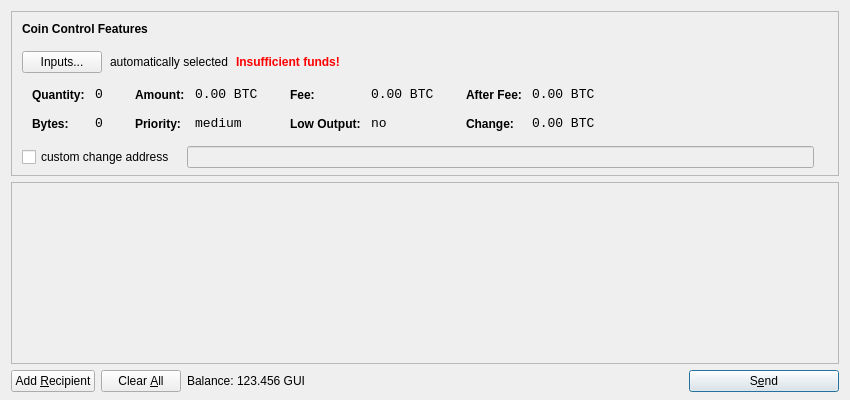
<?xml version="1.0" encoding="UTF-8"?>
<ui version="4.0">
 <class>SendCoinsDialog</class>
 <widget class="QDialog" name="SendCoinsDialog">
  <property name="geometry">
   <rect>
    <x>0</x>
    <y>0</y>
    <width>850</width>
    <height>400</height>
   </rect>
  </property>
  <property name="windowTitle">
   <string>Send Coins</string>
  </property>
  <layout class="QVBoxLayout" name="verticalLayout" stretch="0,1,0">
   <property name="bottomMargin">
    <number>8</number>
   </property>
   <item>
    <widget class="QFrame" name="frameCoinControl">
     <property name="sizePolicy">
      <sizepolicy hsizetype="Expanding" vsizetype="Expanding">
       <horstretch>0</horstretch>
       <verstretch>0</verstretch>
      </sizepolicy>
     </property>
     <property name="maximumSize">
      <size>
       <width>16777215</width>
       <height>16777215</height>
      </size>
     </property>
     <property name="frameShape">
      <enum>QFrame::StyledPanel</enum>
     </property>
     <property name="frameShadow">
      <enum>QFrame::Sunken</enum>
     </property>
     <layout class="QVBoxLayout" name="verticalLayoutCoinControl2">
      <property name="spacing">
       <number>-1</number>
      </property>
      <property name="leftMargin">
       <number>0</number>
      </property>
      <property name="topMargin">
       <number>0</number>
      </property>
      <property name="rightMargin">
       <number>0</number>
      </property>
      <property name="bottomMargin">
       <number>6</number>
      </property>
      <item>
       <layout class="QVBoxLayout" name="verticalLayoutCoinControl" stretch="0,0,0,0,1">
        <property name="spacing">
         <number>0</number>
        </property>
        <property name="leftMargin">
         <number>10</number>
        </property>
        <property name="topMargin">
         <number>10</number>
        </property>
        <item>
         <layout class="QHBoxLayout" name="horizontalLayoutCoinControl1">
          <property name="bottomMargin">
           <number>15</number>
          </property>
          <item>
           <widget class="QLabel" name="labelCoinControlFeatures">
            <property name="sizePolicy">
             <sizepolicy hsizetype="Preferred" vsizetype="Maximum">
              <horstretch>0</horstretch>
              <verstretch>0</verstretch>
             </sizepolicy>
            </property>
            <property name="font">
             <font>
              <weight>75</weight>
              <bold>true</bold>
             </font>
            </property>
            <property name="styleSheet">
             <string notr="true">font-weight:bold;</string>
            </property>
            <property name="text">
             <string>Coin Control Features</string>
            </property>
           </widget>
          </item>
         </layout>
        </item>
        <item>
         <layout class="QHBoxLayout" name="horizontalLayoutCoinControl2" stretch="0,0,0,0">
          <property name="spacing">
           <number>8</number>
          </property>
          <property name="bottomMargin">
           <number>10</number>
          </property>
          <item>
           <widget class="QPushButton" name="pushButtonCoinControl">
            <property name="styleSheet">
             <string notr="true"/>
            </property>
            <property name="text">
             <string>Inputs...</string>
            </property>
           </widget>
          </item>
          <item>
           <widget class="QLabel" name="labelCoinControlAutomaticallySelected">
            <property name="text">
             <string>automatically selected</string>
            </property>
            <property name="margin">
             <number>5</number>
            </property>
           </widget>
          </item>
          <item>
           <widget class="QLabel" name="labelCoinControlInsuffFunds">
            <property name="font">
             <font>
              <weight>75</weight>
              <bold>true</bold>
             </font>
            </property>
            <property name="styleSheet">
             <string notr="true">color:red;font-weight:bold;</string>
            </property>
            <property name="text">
             <string>Insufficient funds!</string>
            </property>
            <property name="margin">
             <number>5</number>
            </property>
           </widget>
          </item>
          <item>
           <spacer name="horizontalSpacerCoinControl">
            <property name="orientation">
             <enum>Qt::Horizontal</enum>
            </property>
            <property name="sizeHint" stdset="0">
             <size>
              <width>40</width>
              <height>1</height>
             </size>
            </property>
           </spacer>
          </item>
         </layout>
        </item>
        <item>
         <widget class="QWidget" name="widgetCoinControl" native="true">
          <property name="sizePolicy">
           <sizepolicy hsizetype="Preferred" vsizetype="Preferred">
            <horstretch>0</horstretch>
            <verstretch>0</verstretch>
           </sizepolicy>
          </property>
          <property name="minimumSize">
           <size>
            <width>0</width>
            <height>0</height>
           </size>
          </property>
          <property name="styleSheet">
           <string notr="true"/>
          </property>
          <layout class="QHBoxLayout" name="horizontalLayoutCoinControl5">
           <property name="margin">
            <number>0</number>
           </property>
           <item>
            <layout class="QHBoxLayout" name="horizontalLayoutCoinControl3" stretch="0,0,0,1">
             <property name="spacing">
              <number>20</number>
             </property>
             <property name="topMargin">
              <number>0</number>
             </property>
             <property name="bottomMargin">
              <number>10</number>
             </property>
             <item>
              <layout class="QFormLayout" name="formLayoutCoinControl1">
               <property name="horizontalSpacing">
                <number>10</number>
               </property>
               <property name="verticalSpacing">
                <number>14</number>
               </property>
               <property name="leftMargin">
                <number>10</number>
               </property>
               <property name="topMargin">
                <number>4</number>
               </property>
               <property name="rightMargin">
                <number>6</number>
               </property>
               <item row="0" column="0">
                <widget class="QLabel" name="labelCoinControlQuantityText">
                 <property name="styleSheet">
                  <string notr="true">font-weight:bold;</string>
                 </property>
                 <property name="text">
                  <string>Quantity:</string>
                 </property>
                 <property name="margin">
                  <number>0</number>
                 </property>
                </widget>
               </item>
               <item row="0" column="1">
                <widget class="QLabel" name="labelCoinControlQuantity">
                 <property name="font">
                  <font>
                   <family>Monospace</family>
                   <pointsize>10</pointsize>
                  </font>
                 </property>
                 <property name="cursor">
                  <cursorShape>IBeamCursor</cursorShape>
                 </property>
                 <property name="contextMenuPolicy">
                  <enum>Qt::ActionsContextMenu</enum>
                 </property>
                 <property name="text">
                  <string notr="true">0</string>
                 </property>
                 <property name="margin">
                  <number>0</number>
                 </property>
                 <property name="textInteractionFlags">
                  <set>Qt::LinksAccessibleByMouse|Qt::TextSelectableByKeyboard|Qt::TextSelectableByMouse</set>
                 </property>
                </widget>
               </item>
               <item row="1" column="0">
                <widget class="QLabel" name="labelCoinControlBytesText">
                 <property name="styleSheet">
                  <string notr="true">font-weight:bold;</string>
                 </property>
                 <property name="text">
                  <string>Bytes:</string>
                 </property>
                </widget>
               </item>
               <item row="1" column="1">
                <widget class="QLabel" name="labelCoinControlBytes">
                 <property name="font">
                  <font>
                   <family>Monospace</family>
                   <pointsize>10</pointsize>
                  </font>
                 </property>
                 <property name="cursor">
                  <cursorShape>IBeamCursor</cursorShape>
                 </property>
                 <property name="contextMenuPolicy">
                  <enum>Qt::ActionsContextMenu</enum>
                 </property>
                 <property name="text">
                  <string notr="true">0</string>
                 </property>
                 <property name="textInteractionFlags">
                  <set>Qt::LinksAccessibleByMouse|Qt::TextSelectableByKeyboard|Qt::TextSelectableByMouse</set>
                 </property>
                </widget>
               </item>
              </layout>
             </item>
             <item>
              <layout class="QFormLayout" name="formLayoutCoinControl2">
               <property name="horizontalSpacing">
                <number>10</number>
               </property>
               <property name="verticalSpacing">
                <number>14</number>
               </property>
               <property name="leftMargin">
                <number>6</number>
               </property>
               <property name="topMargin">
                <number>4</number>
               </property>
               <property name="rightMargin">
                <number>6</number>
               </property>
               <item row="0" column="0">
                <widget class="QLabel" name="labelCoinControlAmountText">
                 <property name="styleSheet">
                  <string notr="true">font-weight:bold;</string>
                 </property>
                 <property name="text">
                  <string>Amount:</string>
                 </property>
                 <property name="margin">
                  <number>0</number>
                 </property>
                </widget>
               </item>
               <item row="0" column="1">
                <widget class="QLabel" name="labelCoinControlAmount">
                 <property name="font">
                  <font>
                   <family>Monospace</family>
                   <pointsize>10</pointsize>
                  </font>
                 </property>
                 <property name="cursor">
                  <cursorShape>IBeamCursor</cursorShape>
                 </property>
                 <property name="contextMenuPolicy">
                  <enum>Qt::ActionsContextMenu</enum>
                 </property>
                 <property name="text">
                  <string notr="true">0.00 BTC</string>
                 </property>
                 <property name="textInteractionFlags">
                  <set>Qt::LinksAccessibleByMouse|Qt::TextSelectableByKeyboard|Qt::TextSelectableByMouse</set>
                 </property>
                </widget>
               </item>
               <item row="1" column="0">
                <widget class="QLabel" name="labelCoinControlPriorityText">
                 <property name="styleSheet">
                  <string notr="true">font-weight:bold;</string>
                 </property>
                 <property name="text">
                  <string>Priority:</string>
                 </property>
                </widget>
               </item>
               <item row="1" column="1">
                <widget class="QLabel" name="labelCoinControlPriority">
                 <property name="font">
                  <font>
                   <family>Monospace</family>
                   <pointsize>10</pointsize>
                  </font>
                 </property>
                 <property name="cursor">
                  <cursorShape>IBeamCursor</cursorShape>
                 </property>
                 <property name="contextMenuPolicy">
                  <enum>Qt::ActionsContextMenu</enum>
                 </property>
                 <property name="text">
                  <string>medium</string>
                 </property>
                 <property name="textInteractionFlags">
                  <set>Qt::LinksAccessibleByMouse|Qt::TextSelectableByKeyboard|Qt::TextSelectableByMouse</set>
                 </property>
                </widget>
               </item>
              </layout>
             </item>
             <item>
              <layout class="QFormLayout" name="formLayoutCoinControl3">
               <property name="horizontalSpacing">
                <number>10</number>
               </property>
               <property name="verticalSpacing">
                <number>14</number>
               </property>
               <property name="leftMargin">
                <number>6</number>
               </property>
               <property name="topMargin">
                <number>4</number>
               </property>
               <property name="rightMargin">
                <number>6</number>
               </property>
               <item row="0" column="0">
                <widget class="QLabel" name="labelCoinControlFeeText">
                 <property name="styleSheet">
                  <string notr="true">font-weight:bold;</string>
                 </property>
                 <property name="text">
                  <string>Fee:</string>
                 </property>
                 <property name="margin">
                  <number>0</number>
                 </property>
                </widget>
               </item>
               <item row="0" column="1">
                <widget class="QLabel" name="labelCoinControlFee">
                 <property name="font">
                  <font>
                   <family>Monospace</family>
                   <pointsize>10</pointsize>
                  </font>
                 </property>
                 <property name="cursor">
                  <cursorShape>IBeamCursor</cursorShape>
                 </property>
                 <property name="contextMenuPolicy">
                  <enum>Qt::ActionsContextMenu</enum>
                 </property>
                 <property name="text">
                  <string notr="true">0.00 BTC</string>
                 </property>
                 <property name="textInteractionFlags">
                  <set>Qt::LinksAccessibleByMouse|Qt::TextSelectableByKeyboard|Qt::TextSelectableByMouse</set>
                 </property>
                </widget>
               </item>
               <item row="1" column="0">
                <widget class="QLabel" name="labelCoinControlLowOutputText">
                 <property name="styleSheet">
                  <string notr="true">font-weight:bold;</string>
                 </property>
                 <property name="text">
                  <string>Low Output:</string>
                 </property>
                </widget>
               </item>
               <item row="1" column="1">
                <widget class="QLabel" name="labelCoinControlLowOutput">
                 <property name="font">
                  <font>
                   <family>Monospace</family>
                   <pointsize>10</pointsize>
                  </font>
                 </property>
                 <property name="cursor">
                  <cursorShape>IBeamCursor</cursorShape>
                 </property>
                 <property name="contextMenuPolicy">
                  <enum>Qt::ActionsContextMenu</enum>
                 </property>
                 <property name="text">
                  <string>no</string>
                 </property>
                 <property name="textInteractionFlags">
                  <set>Qt::LinksAccessibleByMouse|Qt::TextSelectableByKeyboard|Qt::TextSelectableByMouse</set>
                 </property>
                </widget>
               </item>
              </layout>
             </item>
             <item>
              <layout class="QFormLayout" name="formLayoutCoinControl4">
               <property name="horizontalSpacing">
                <number>10</number>
               </property>
               <property name="verticalSpacing">
                <number>14</number>
               </property>
               <property name="leftMargin">
                <number>6</number>
               </property>
               <property name="topMargin">
                <number>4</number>
               </property>
               <property name="rightMargin">
                <number>6</number>
               </property>
               <item row="0" column="0">
                <widget class="QLabel" name="labelCoinControlAfterFeeText">
                 <property name="styleSheet">
                  <string notr="true">font-weight:bold;</string>
                 </property>
                 <property name="text">
                  <string>After Fee:</string>
                 </property>
                 <property name="margin">
                  <number>0</number>
                 </property>
                </widget>
               </item>
               <item row="0" column="1">
                <widget class="QLabel" name="labelCoinControlAfterFee">
                 <property name="font">
                  <font>
                   <family>Monospace</family>
                   <pointsize>10</pointsize>
                  </font>
                 </property>
                 <property name="cursor">
                  <cursorShape>IBeamCursor</cursorShape>
                 </property>
                 <property name="contextMenuPolicy">
                  <enum>Qt::ActionsContextMenu</enum>
                 </property>
                 <property name="text">
                  <string notr="true">0.00 BTC</string>
                 </property>
                 <property name="textInteractionFlags">
                  <set>Qt::LinksAccessibleByMouse|Qt::TextSelectableByKeyboard|Qt::TextSelectableByMouse</set>
                 </property>
                </widget>
               </item>
               <item row="1" column="0">
                <widget class="QLabel" name="labelCoinControlChangeText">
                 <property name="styleSheet">
                  <string notr="true">font-weight:bold;</string>
                 </property>
                 <property name="text">
                  <string>Change:</string>
                 </property>
                </widget>
               </item>
               <item row="1" column="1">
                <widget class="QLabel" name="labelCoinControlChange">
                 <property name="font">
                  <font>
                   <family>Monospace</family>
                   <pointsize>10</pointsize>
                  </font>
                 </property>
                 <property name="cursor">
                  <cursorShape>IBeamCursor</cursorShape>
                 </property>
                 <property name="contextMenuPolicy">
                  <enum>Qt::ActionsContextMenu</enum>
                 </property>
                 <property name="text">
                  <string notr="true">0.00 BTC</string>
                 </property>
                 <property name="textInteractionFlags">
                  <set>Qt::LinksAccessibleByMouse|Qt::TextSelectableByKeyboard|Qt::TextSelectableByMouse</set>
                 </property>
                </widget>
               </item>
              </layout>
             </item>
            </layout>
           </item>
          </layout>
         </widget>
        </item>
        <item>
         <layout class="QHBoxLayout" name="horizontalLayoutCoinControl4" stretch="0,0,0">
          <property name="spacing">
           <number>12</number>
          </property>
          <property name="sizeConstraint">
           <enum>QLayout::SetDefaultConstraint</enum>
          </property>
          <property name="topMargin">
           <number>5</number>
          </property>
          <property name="rightMargin">
           <number>5</number>
          </property>
          <item>
           <widget class="QCheckBox" name="checkBoxCoinControlChange">
            <property name="text">
             <string>custom change address</string>
            </property>
           </widget>
          </item>
          <item>
           <widget class="QLineEdit" name="lineEditCoinControlChange">
            <property name="enabled">
             <bool>false</bool>
            </property>
            <property name="sizePolicy">
             <sizepolicy hsizetype="Expanding" vsizetype="Fixed">
              <horstretch>0</horstretch>
              <verstretch>0</verstretch>
             </sizepolicy>
            </property>
           </widget>
          </item>
          <item>
           <widget class="QLabel" name="labelCoinControlChangeLabel">
            <property name="sizePolicy">
             <sizepolicy hsizetype="Preferred" vsizetype="Expanding">
              <horstretch>0</horstretch>
              <verstretch>0</verstretch>
             </sizepolicy>
            </property>
            <property name="minimumSize">
             <size>
              <width>0</width>
              <height>0</height>
             </size>
            </property>
            <property name="text">
             <string/>
            </property>
            <property name="margin">
             <number>3</number>
            </property>
           </widget>
          </item>
         </layout>
        </item>
        <item>
         <spacer name="verticalSpacerCoinControl">
          <property name="orientation">
           <enum>Qt::Vertical</enum>
          </property>
          <property name="sizeHint" stdset="0">
           <size>
            <width>800</width>
            <height>1</height>
           </size>
          </property>
         </spacer>
        </item>
       </layout>
      </item>
     </layout>
    </widget>
   </item>
   <item>
    <widget class="QScrollArea" name="scrollArea">
     <property name="widgetResizable">
      <bool>true</bool>
     </property>
     <widget class="QWidget" name="scrollAreaWidgetContents">
      <property name="geometry">
       <rect>
        <x>0</x>
        <y>0</y>
        <width>830</width>
        <height>165</height>
       </rect>
      </property>
      <layout class="QVBoxLayout" name="verticalLayout_2">
       <property name="margin">
        <number>0</number>
       </property>
       <item>
        <layout class="QVBoxLayout" name="entries">
         <property name="spacing">
          <number>6</number>
         </property>
        </layout>
       </item>
       <item>
        <spacer name="verticalSpacer">
         <property name="orientation">
          <enum>Qt::Vertical</enum>
         </property>
         <property name="sizeHint" stdset="0">
          <size>
           <width>20</width>
           <height>40</height>
          </size>
         </property>
        </spacer>
       </item>
      </layout>
     </widget>
    </widget>
   </item>
   <item>
    <layout class="QHBoxLayout" name="horizontalLayout">
     <item>
      <widget class="QPushButton" name="addButton">
       <property name="toolTip">
        <string>Send to multiple recipients at once</string>
       </property>
       <property name="text">
        <string>Add &amp;Recipient</string>
       </property>
       <property name="icon">
        <iconset resource="../bitcoin.qrc">
         <normaloff>:/icons/add</normaloff>:/icons/add</iconset>
       </property>
       <property name="autoDefault">
        <bool>false</bool>
       </property>
      </widget>
     </item>
     <item>
      <widget class="QPushButton" name="clearButton">
       <property name="sizePolicy">
        <sizepolicy hsizetype="Minimum" vsizetype="Fixed">
         <horstretch>0</horstretch>
         <verstretch>0</verstretch>
        </sizepolicy>
       </property>
       <property name="toolTip">
        <string>Remove all transaction fields</string>
       </property>
       <property name="text">
        <string>Clear &amp;All</string>
       </property>
       <property name="icon">
        <iconset resource="../bitcoin.qrc">
         <normaloff>:/icons/remove</normaloff>:/icons/remove</iconset>
       </property>
       <property name="autoRepeatDelay">
        <number>300</number>
       </property>
       <property name="autoDefault">
        <bool>false</bool>
       </property>
      </widget>
     </item>
     <item>
      <layout class="QHBoxLayout" name="horizontalLayout_2">
       <property name="spacing">
        <number>3</number>
       </property>
       <item>
        <widget class="QLabel" name="label">
         <property name="text">
          <string>Balance:</string>
         </property>
        </widget>
       </item>
       <item>
        <widget class="QLabel" name="labelBalance">
         <property name="cursor">
          <cursorShape>IBeamCursor</cursorShape>
         </property>
         <property name="text">
          <string>123.456 GUI</string>
         </property>
         <property name="textInteractionFlags">
          <set>Qt::LinksAccessibleByMouse|Qt::TextSelectableByKeyboard|Qt::TextSelectableByMouse</set>
         </property>
        </widget>
       </item>
      </layout>
     </item>
     <item>
      <spacer name="horizontalSpacer">
       <property name="orientation">
        <enum>Qt::Horizontal</enum>
       </property>
       <property name="sizeHint" stdset="0">
        <size>
         <width>40</width>
         <height>20</height>
        </size>
       </property>
      </spacer>
     </item>
     <item>
      <widget class="QPushButton" name="sendButton">
       <property name="minimumSize">
        <size>
         <width>150</width>
         <height>0</height>
        </size>
       </property>
       <property name="toolTip">
        <string>Confirm the send action</string>
       </property>
       <property name="text">
        <string>S&amp;end</string>
       </property>
       <property name="icon">
        <iconset resource="../bitcoin.qrc">
         <normaloff>:/icons/send</normaloff>:/icons/send</iconset>
       </property>
       <property name="default">
        <bool>true</bool>
       </property>
      </widget>
     </item>
    </layout>
   </item>
  </layout>
 </widget>
 <resources>
  <include location="../bitcoin.qrc"/>
 </resources>
 <connections/>
</ui>
